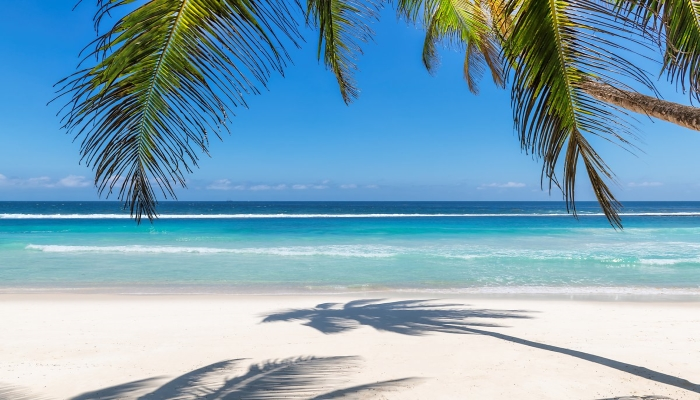
#> input picture homeworks/homework1/beach_r.jpg, 700 x 400 px
$ jupyter execute homework1.ipynb
#> lines starting #> are read from the running program, lines starting #| are printed output that depends on the picture; after the words box and inside, x2 and y2 are one past the last pixel; in counts of white or black regions, pixels touching at a corner belong together
[cell 1]
import cv2
import numpy as np

img = cv2.imread('beach_r.jpg')
#> img is the input picture: shape (400, 700, 3); mean B, G, R 185.8, 165, 125.4
font = cv2.FONT_HERSHEY_SIMPLEX
drawing = False
mode = True
ix,iy = -1,-1


def draw_circle(event,x,y,flags,param):
    global ix,iy,drawing,mode

    if event == cv2.EVENT_LBUTTONDOWN:
        drawing = True
        ix,iy = x,y


def nothing(x):
    pass


cv2.namedWindow('image')
cv2.createTrackbar("color",'image',0,100,nothing)
cv2.setMouseCallback('image',draw_circle)

while(1):
    color = cv2.getTrackbarPos('color','image')
    dsp = img.copy()
    for x in range(150):
        for y in range(200):
            img.itemset((120+x,240+y,1),10)
            img.itemset((120+x,240+y,2),color)
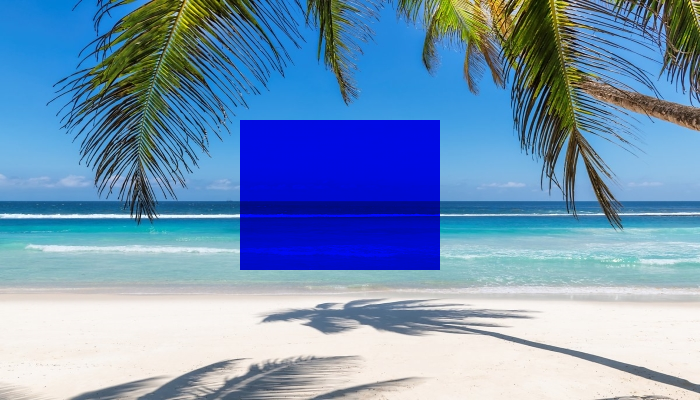
#> img: shape (400, 700, 3); 10.71% of pixels changed, all inside (x1, y1, x2, y2) = (240, 120, 440, 270)
    cv2.putText(dsp,"OpenCV ("+str(ix)+","+str(iy)+")",(10,40),font, 1,(255,255,255),2,cv2.LINE_AA)
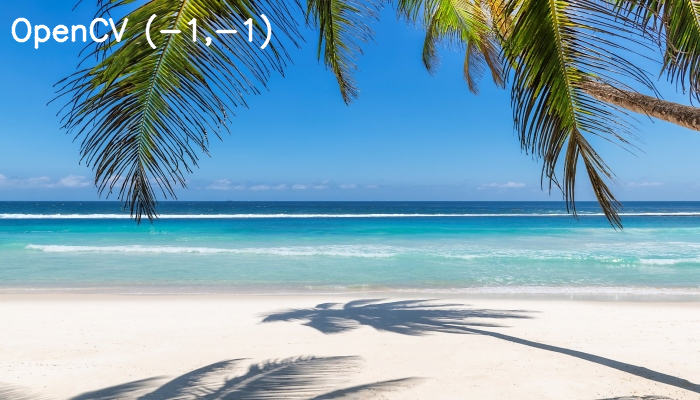
#> dsp: shape (400, 700, 3); 0.86% of pixels changed, all inside (x1, y1, x2, y2) = (11, 14, 272, 50)
    cv2.imshow('image',dsp)
    k = cv2.waitKey(1) & 0xFF
#> (key Esc is pressed here)
    if k == 27:
        break

cv2.destroyAllWindows()
